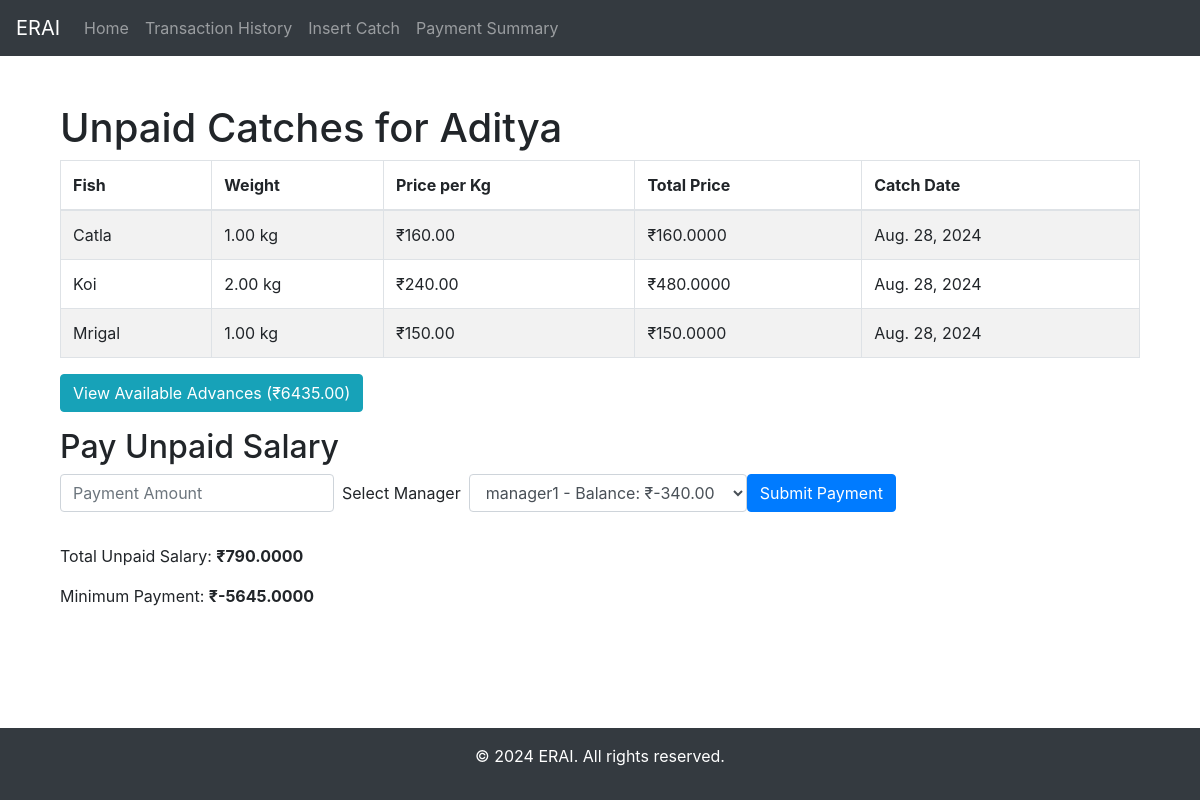
The page /fisherman/2/unpaid-catches/ on the database its author committed.
### myApp/models.py (models this page shows, shortened)
class Fisherman(models.Model):
    name = models.CharField(max_length=255)
    phone_number = models.CharField(max_length=20)
    def calculate_total_due(self):
        return sum(catch.weight * catch.fish.price for catch in self.catch_set.filter(is_paid=False))
    def get_unpaid_catches(self):
        return self.catch_set.filter(is_paid=False)

class Catch(models.Model):
    fisherman = models.ForeignKey(Fisherman, on_delete=models.CASCADE)
    fish = models.ForeignKey(Fish, on_delete=models.CASCADE)
    catch_date = models.DateField()
    weight = models.DecimalField(max_digits=10, decimal_places=2)
    is_paid = models.BooleanField(default=False)

class Fish(models.Model):
    name = models.CharField(max_length=255)
    price = models.DecimalField(max_digits=10, decimal_places=2)
    royalty_amount = models.DecimalField(max_digits=10, decimal_places=2, default=0.00)

### myApp/views.py (the view, shortened to what this page needs)
# urls.py: path('fisherman/<int:fisherman_id>/unpaid-catches/', unpaid_catches_view, name='unpaid_catches'),
def unpaid_catches_view(request, fisherman_id):
    fisherman = get_object_or_404(Fisherman, id=fisherman_id)
    unpaid_catches = fisherman.get_unpaid_catches()
    total_unpaid_salary = fisherman.calculate_total_due()
    for catch in unpaid_catches:
        catch.price = catch.weight * catch.fish.price
    advance = Advance.objects.filter(fisherman=fisherman)
    total_adv = sum(x.amount for x in advance)
    managers = Manager.objects.all()
    context = {
        'fisherman': fisherman,
        'unpaid_catches': unpaid_catches,
        'total_unpaid_salary': total_unpaid_salary,
        'advance': advance,
        'total_advance': total_adv,
        'min_payment': total_unpaid_salary - total_adv,
        'managers': managers,
    }
    return render(request, 'unpaid_catches.html', context)

### myApp/templates/unpaid_catches.html (shortened to what this page needs)
{% extends 'base.html' %}
{% block content %}
    <div class="container mt-4">
        <h1>Unpaid Catches for {{ fisherman.name }}</h1>
        <table class="table table-striped table-bordered">
            <thead>
                <tr>
                    <th>Fish</th>
                    <th>Weight</th>
                    <th>Price per Kg</th>
                    <th>Total Price</th>
                    <th>Catch Date</th>
                </tr>
            </thead>
            <tbody>
                {% for catch in unpaid_catches %}
                    <tr>
                        <td>{{ catch.fish.name }}</td>
                        <td>{{ catch.weight }} kg</td>
                        <td>₹{{ catch.fish.price }}</td>
                        <td>₹{{ catch.price }}</td>
                        <td>{{ catch.catch_date }}</td>
                    </tr>
                {% empty %}
                    <tr>
                        <td colspan="5">No unpaid catches.</td>
                    </tr>
                {% endfor %}
            </tbody>
        </table>
        <button type="button" class="btn btn-info mb-3" data-toggle="modal" data-target="#advancesModal">
            View Available Advances (₹{{ total_advance }})
        </button>
        <h2>Pay Unpaid Salary</h2>
        <form method="post" class="form-inline">
            <div class="form-group mb-2">
                <input type="number" step="0.01" id="payment_amount" name="payment_amount" class="form-control mr-2"
                       min="{{ min_payment }}" required
                       placeholder="Payment Amount"
                       title="Amount must be between ₹{{ min_payment }} and ₹{{ total_unpaid_salary }}">
            </div>
            <div class="form-group mb-2">
                <label for="manager" class="mr-2">Select Manager</label>
                <select id="manager" name="manager" class="form-control" required>
                    {% for manager in managers %}
                        <option value="{{ manager.id }}">{{ manager.user.username }} - Balance: ₹{{ manager.balance }}</option>
                    {% endfor %}
                </select>
            </div>
            <button type="submit" class="btn btn-primary mb-2">Submit Payment</button>
        </form>
        <div class="mt-4">
            <p>Total Unpaid Salary: <strong>₹{{ total_unpaid_salary }}</strong></p>
            <p>Minimum Payment: <strong>₹{{ min_payment }}</strong></p>
        </div>
    </div>
{% endblock %}

### myApp/templates/base.html (style rules this page uses)
html, body { height: 100%; margin: 0; }

### rows shown on the page
Fisherman: name "Aditya"
Catch: fish.name "Catla", weight "1.00", fish.price "160.00", price "160.0000", catch_date "Aug. 28, 2024"
Catch: fish.name "Koi", weight "2.00", fish.price "240.00", price "480.0000", catch_date "Aug. 28, 2024"
Catch: fish.name "Mrigal", weight "1.00", fish.price "150.00", price "150.0000", catch_date "Aug. 28, 2024"

### other values the page prints
{{ total_advance }} "6435.00"
{{ total_unpaid_salary }} "790.0000"
{{ min_payment }} "-5645.0000"
form field manager "manager1 - Balance: ₹-340.00"
